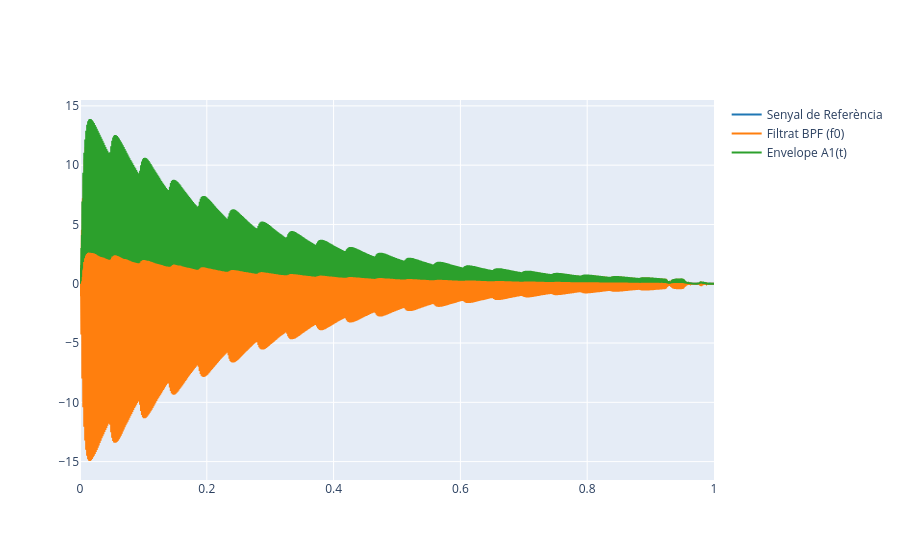

Here is the notebook cell this chart was saved with:
### Markdown cell above
For instance, the following code should extract the envelope of the fundamental frequency component. Change the value of $f_0$ to coincide with your fundamental frequency and check the result.

### Code cell
#Definim les freqüències
f0 = 656.7627
fs = 44100

y = bpf(ref, f0, fs, r=0.995) #Apliquem el bpf
envelope_f0 = envelope_iir(y, r=0.7) #Calculem l'envelope

#Imprimim els senyals
plot_signals(y=[ref, y, envelope_f0],sr=fs,name=['Senyal de Referència', 'Filtrat BPF (f0)', 'Envelope A1(t)'])

### Figure 1 — Plotly figure (JSON) as saved in the notebook; plotly's stock layout.template omitted (floating-point values rounded to 4 significant figures; data arrays with more than 128 entries replaced by an {"elided": "..."} marker saying what was removed)
{"data": [{"line": {"color": "#1f77b4", "shape": "linear"}, "mode": "lines", "name": "Senyal de Referència", "type": "scatter", "x": {"elided": "44100 float values"}, "y": {"elided": "44100 float values"}}, {"line": {"color": "#ff7f0e", "shape": "linear"}, "mode": "lines", "name": "Filtrat BPF (f0)", "type": "scatter", "x": {"elided": "44100 float values"}, "y": {"elided": "44100 float values"}}, {"line": {"color": "#2ca02c", "shape": "linear"}, "mode": "lines", "name": "Envelope A1(t)", "type": "scatter", "x": {"elided": "44100 float values"}, "y": {"elided": "44100 float values"}}], "layout": {}}
